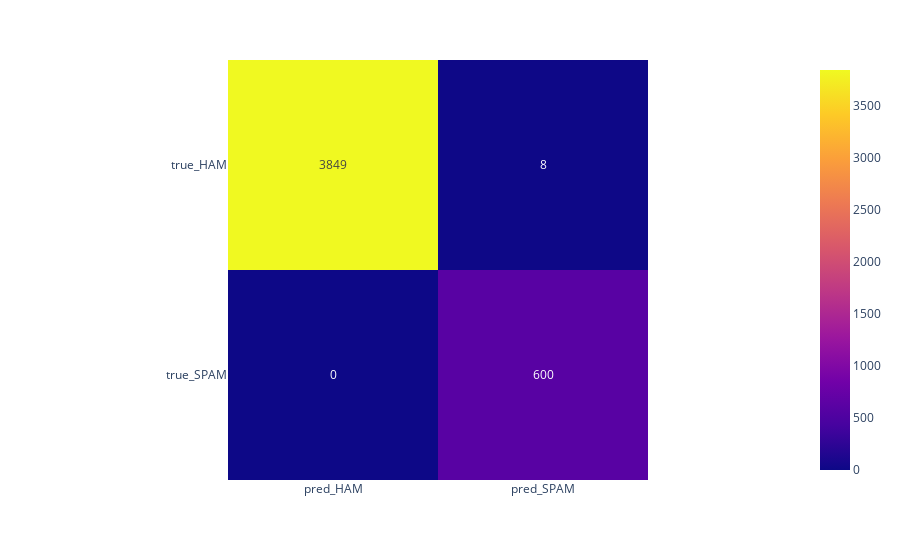

Notebook code cell kept with this figure:
### Code cell
confusion_train = pd.DataFrame(confusion_matrix(predicted_labels, true_labels),
             columns=["pred_HAM","pred_SPAM"], index=["true_HAM","true_SPAM"])
px.imshow(confusion_train, text_auto=True)

### Figure 1 — Plotly figure (JSON) as saved in the notebook; plotly's stock layout.template omitted (floating-point values rounded to 4 significant figures)
{"data": [{"coloraxis": "coloraxis", "hovertemplate": "x: %{x}<br>y: %{y}<br>color: %{z}<extra></extra>", "name": "0", "texttemplate": "%{z}", "type": "heatmap", "x": ["pred_HAM", "pred_SPAM"], "xaxis": "x", "y": ["true_HAM", "true_SPAM"], "yaxis": "y", "z": [[3849, 8], [0, 600]]}], "layout": {"coloraxis": {"colorscale": [[0, "#0d0887"], [0.1111, "#46039f"], [0.2222, "#7201a8"], [0.3333, "#9c179e"], [0.4444, "#bd3786"], [0.5556, "#d8576b"], [0.6667, "#ed7953"], [0.7778, "#fb9f3a"], [0.8889, "#fdca26"], [1, "#f0f921"]]}, "margin": {"t": 60}, "xaxis": {"anchor": "y", "constrain": "domain", "domain": [0, 1], "scaleanchor": "y"}, "yaxis": {"anchor": "x", "autorange": "reversed", "constrain": "domain", "domain": [0, 1]}}}
